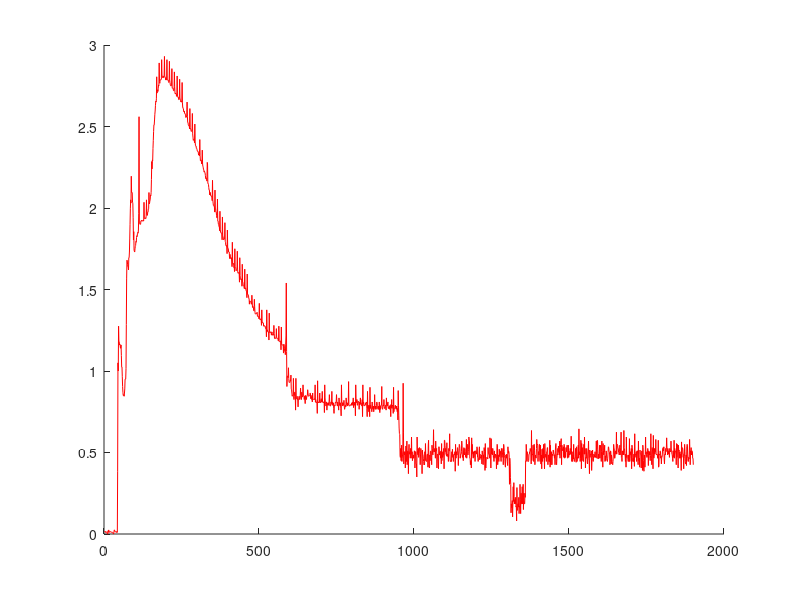

This figure's MATLAB source:
% This script is for the IR Sensor calibration.
% In order to scale the raw sensor reading to volts, divide the raw
% sensor reading by 200.

data = load('irSensor_calibration.csv');
sensor_out = data(:,1);
[length, columns] = size(sensor_out);
time = linspace(1,length,length);

clipped_out = sensor_out(600:2500);
[clipped_length, columns] = size(clipped_out);
clipped_time = linspace(1,clipped_length,clipped_length);

scaled_clipped = clipped_out/200;

figure(1);
clf;
hold on;
% plot(time, sensor_out, 'r');
% plot(clipped_time, clipped_out);
plot(clipped_time, scaled_clipped, 'r');
% axis([0 2000 0 700]);